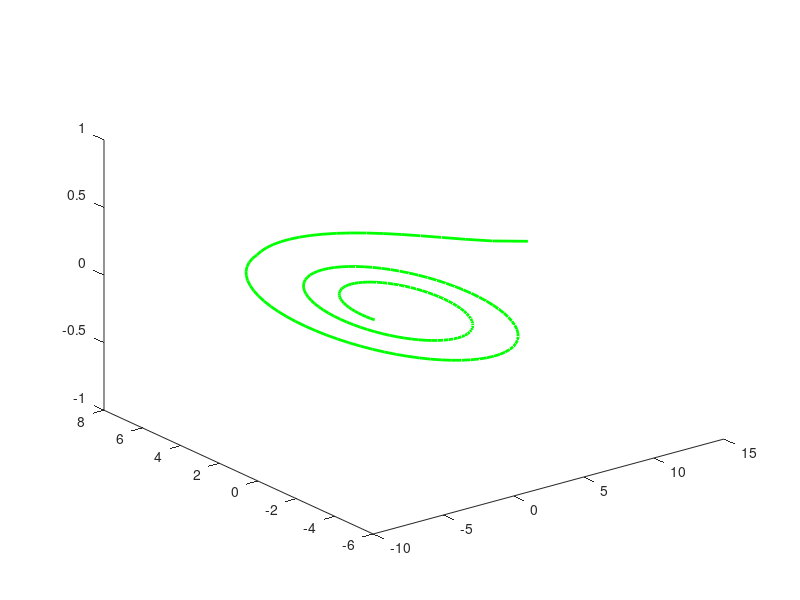

This figure's MATLAB source:
clear all;
close all;
clc;

THETA_0 = 5; % constant
THETA_1 = 10.3; % starting angle
A = 3.762;
B = 0.001317;
C = 7.967;
D = 0.1287;
E = 0.003056;

s=2;
% Calculate (x,y,z) coordinates of points defining the spiral path
theta = THETA_1:5:910.3;
for i = 1:length(theta)
    if (theta(i)<=99.9)
        R(i) = s*C*(1-D*log(theta(i)-THETA_0));
    else
        R(i) = s*A*exp(-B*theta(i));
    end

end

x = R.*cosd(theta);
y = R.*sind(theta);
z = zeros(1,length(theta));
% z = E.*(theta-0);
plot(x,y);
plot3(x,y,z,'g','linewidth',2)

% hold on
% [u,v]=meshgrid(theta,R);
% x=(R+0.5*cos(v)).*cosd(u);
% y=(R+0.5*cos(v)).*sind(u);
% z=0.5*sin(v)+E.*(u-THETA_1);
% mesh(x,y,z,'facecolor','none')
% 
% axis equal
